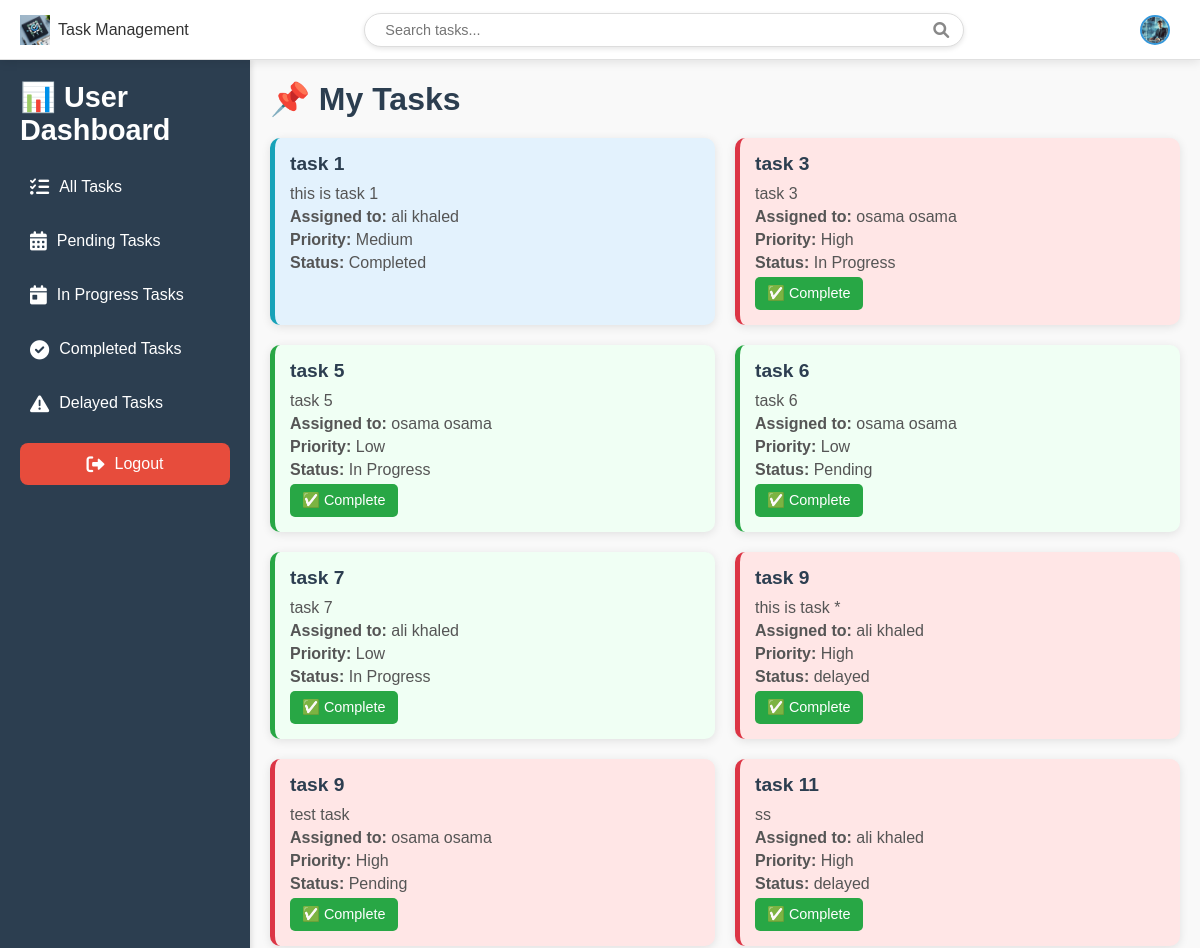
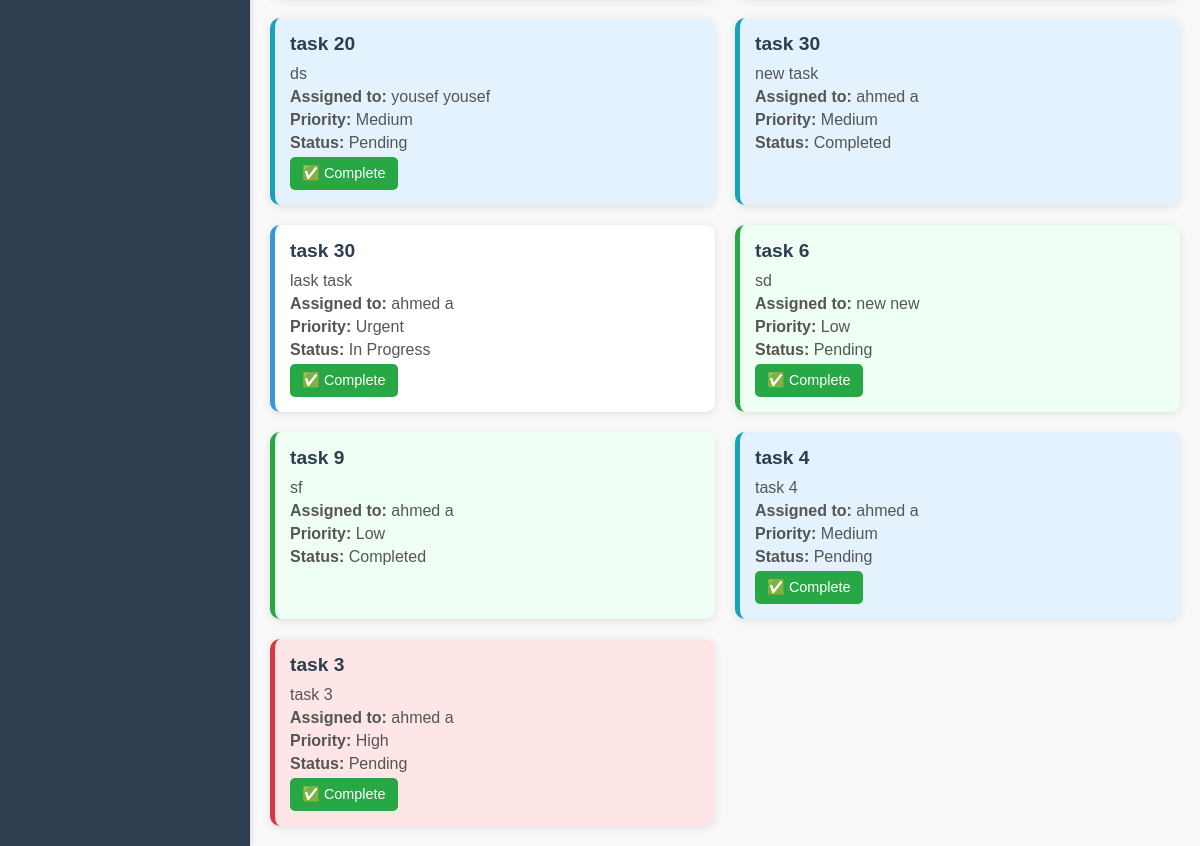
The app's page /tasks/tasks/ with its own data (2 pictures, top to bottom).
### tasks/models.py (models this page shows, shortened)
class Task(models.Model):
    STATUS_CHOICES = [
        ('pending', 'Pending'),
        ('in_progress', 'In Progress'),
        ('completed', 'Completed'),
        ('delayed', 'delayed'),
    ]
    PRIORITY_CHOICES = [
        ('low', 'Low'),
        ('medium', 'Medium'),
        ('high', 'High'),
        ('urgent', 'Urgent'),
    ]
    title = models.CharField(max_length=255)
    description = models.TextField(blank=True, null=True)
    assigned_to = models.ForeignKey(User, on_delete=models.CASCADE, limit_choices_to={'role': 'employee'})
    status = models.CharField(max_length=20, choices=STATUS_CHOICES, default='pending')
    priority = models.CharField(max_length=10, choices=PRIORITY_CHOICES, default='medium')
    created_at = models.DateTimeField(auto_now_add=True)

### users/models.py (models this page shows, shortened)
class User(models.Model):
    ROLE_CHOICES = [
        ('manager', 'Manager'),
        ('employee', 'Employee'),
    ]
    first_name = models.CharField(max_length=150, blank=False)
    last_name = models.CharField(max_length=150, blank=False)
    email = models.EmailField(unique=True, blank=False)
    phone_number = models.CharField(max_length=15, blank=True, null=True)
    birthday = models.DateField(blank=True, null=True)
    role = models.CharField(max_length=10, choices=ROLE_CHOICES, default='employee')
    password = models.CharField(max_length=255, blank=False ,null=True)

### tasks/views.py (the view)
# urls.py: path('tasks/', views.task_list, name='task_list'),  # مسار task_list بدون تصفية
def task_list(request, filter_type=None):
    if filter_type == "completed":
        tasks = Task.objects.filter(status="completed")
    elif filter_type == "delayed":
        tasks = Task.objects.filter(status="delayed")
    elif filter_type == "in_progress":
        tasks = Task.objects.filter(status="in_progress")
    else:
        tasks = Task.objects.all()  # Default: Show all tasks
    if request.session.get('user_role') == 'manager':
        template_name = 'tasks/manager_tasks.html'
    else:
        template_name = 'tasks/employee_tasks.html'
    return render(request, template_name, {"tasks": tasks})

### templates/tasks/employee_tasks.html (shortened to what this page needs)
{% load static %}
<!DOCTYPE html>
<html lang="en">
<head>
    <link rel="stylesheet" href="https://cdnjs.cloudflare.com/ajax/libs/font-awesome/6.0.0/css/all.min.css">
    <link rel="stylesheet" href="{% static 'css/user.css' %}">
</head>
<body>
    <div class="dashboard-container">
        <div class="header">
            <div class="logo-section">
                <img src="{% static 'imgs/images_user/logo.webp' %}" alt="Task Manager Logo" class="logo">
                <a href="{% url 'tasks:employee_tasks' %}" style="text-decoration: none; color: inherit;">
                    Task Management
                </a>
            </div>
            <div class="search-section">
                <input type="text" placeholder="Search tasks..." class="search-input">
                <i class="fas fa-search search-icon"></i>
            </div>
            <div class="user-section">
                <img src="{% static 'imgs/images_user/picture admain.webp' %}" alt="User Image" class="user-image">
            </div>
        </div>
        <div class="content-wrapper">
            <div class="sidebar">
                <h2>📊 User Dashboard</h2>
                <ul>
                    <li><a href="#" onclick="filterTasks('all')"><i class="fas fa-tasks"></i> All Tasks</a></li>
                    <li><a href="#" onclick="filterTasks('pending')"><i class="fas fa-calendar-alt"></i> Pending Tasks</a></li>
                    <li><a href="#" onclick="filterTasks('in_progress')"><i class="fas fa-calendar-day"></i> In Progress Tasks</a></li>
                    <li><a href="#" onclick="filterTasks('completed')"><i class="fas fa-check-circle"></i> Completed Tasks</a></li>
                    <li><a href="#" onclick="filterTasks('delayed')"><i class="fas fa-exclamation-triangle"></i> Delayed Tasks</a></li>
                </ul>
                <a href="{% url 'tasks:log_out' %}" class="logout-btn" style="text-decoration: none;">
                    <i class="fas fa-sign-out-alt"></i> Logout
                </a>
            </div>
            <div class="main-content">
                <h1>📌 My Tasks</h1>
                <div class="task-list tasks-grid">
                    {% if tasks %}
                        {% for task in tasks %}
                        <div class="task-item {{ task.priority }}" data-status="{{ task.status }}">
                            <h3>{{ task.title }}</h3>
                            <p>{{ task.description }}</p>
                            <p><strong>Assigned to:</strong> {{ task.assigned_to.first_name }} {{ task.assigned_to.last_name }}</p>
                            <p><strong>Priority:</strong> {{ task.get_priority_display }}</p>
                            <p><strong>Status:</strong> {{ task.get_status_display }}</p>
                            {% if task.status != 'completed' %}
                            <form action="{% url 'tasks:update_task_status' task.id %}" method="post" onsubmit="completeTask(event, '{{ task.id }}')">
                                <button type="submit" class="complete-btn">✅ Complete</button>
                            </form>
                            {% endif %}
                        </div>
                        {% endfor %}
                    {% else %}
                        📋 No tasks available
                    {% endif %}
                </div>
            </div>
        </div>
    </div>
</body>
</html>

### TaskManager/static/css/user.css (style rules this page uses)
* { padding: 0; margin: 0; box-sizing: border-box; }
body { font-family: Arial, sans-serif; background-color: #f4f4f4; color: #333; }
.dashboard-container { display: flex; flex-direction: column; height: 100vh; overflow: hidden; }
.header { display: flex; justify-content: space-between; align-items: center; background-color: #ffffff; padding: 10px 20px; box-shadow: 0 2px 10px rgba(0, 0, 0, 0.1); border-bottom: 1px solid #e0e0e0; margin-bottom: 0; height: 60px; position: sticky; top: 0; z-index: 1000; }
.logo-section { display: flex; align-items: center; gap: 8px; }
.logo { width: 30px; height: 30px; }
.search-section { display: flex; align-items: center; justify-content: center; flex-grow: 1; max-width: 600px; margin: 0 20px; position: relative; }
.search-input { width: 100%; padding: 8px 40px 8px 20px; border: 1px solid #ddd; border-radius: 25px; font-size: 0.9rem; outline: none; box-shadow: 0 2px 5px rgba(0, 0, 0, 0.1); transition: all 0.3s ease; }
.search-icon { position: absolute; right: 15px; color: #888; cursor: pointer; transition: color 0.3s ease; }
.user-section { display: flex; align-items: center; gap: 10px; }
.user-image { width: 30px; height: 30px; border-radius: 50%; border: 2px solid #3498db; }
.content-wrapper { display: flex; flex: 1; }
.sidebar { width: 250px; background-color: #2c3e50; color: #fff; padding: 20px; box-shadow: 2px 0 5px rgba(0, 0, 0, 0.1); position: sticky; top: 60px; height: calc(100vh - 60px); overflow-y: auto; }
.sidebar h2 { margin-bottom: 20px; font-size: 1.8rem; font-weight: 600; }
.sidebar ul { list-style-type: none; padding: 0; }
.sidebar ul li { margin: 15px 0; }
.sidebar ul li a { color: #fff; text-decoration: none; display: flex; align-items: center; padding: 10px; border-radius: 8px; transition: background-color 0.3s ease, color 0.3s ease; }
.sidebar ul li a i { margin-right: 10px; font-size: 1.2rem; }
.logout-btn { background-color: #e74c3c; color: #fff; border: none; padding: 12px 20px; border-radius: 8px; cursor: pointer; width: 100%; margin-top: 20px; font-size: 16px; display: flex; align-items: center; justify-content: center; gap: 10px; transition: background-color 0.3s ease, transform 0.2s ease; }
.logout-btn i { font-size: 18px; }
.main-content { flex: 1; padding: 20px; background-color: #f9f9f9; overflow-y: auto; height: calc(100vh - 60px); }
.main-content h1 { margin-bottom: 20px; font-size: 2rem; color: #2c3e50; font-weight: 600; }
.complete-btn { background-color: #28a745; color: #fff; border: none; padding: 8px 12px; border-radius: 5px; cursor: pointer; font-size: 0.9rem; display: inline-flex; align-items: center; gap: 5px; transition: background-color 0.3s ease, transform 0.2s ease; }
.task-list { margin-top: 20px; }
.tasks-grid { display: grid; grid-template-columns: repeat(auto-fit, minmax(300px, 1fr)); gap: 20px; }
.task-item { background-color: #ffffff; padding: 15px; border-radius: 10px; border-left: 5px solid #3498db; box-shadow: 0 2px 10px rgba(0, 0, 0, 0.1); transition: transform 0.3s ease, box-shadow 0.3s ease; }
.task-item h3 { margin-bottom: 10px; color: #2c3e50; font-size: 1.2rem; font-weight: 600; }
.task-item p { margin: 5px 0; color: #555; font-size: 1rem; }
.task-item.high { border-left-color: #dc3545; background-color: #ffe6e6; }
.task-item.medium { border-left-color: #17a2b8; background-color: #e3f2fd; }
.task-item.low { border-left-color: #28a745; background-color: #f0fff4; }

### records on screen
Task: title "task 1", description "this is task 1", assigned_to.first_name "ali", assigned_to.last_name "khaled", priority "Medium", status "Completed"
Task: title "task 3", description "task 3", assigned_to.first_name "osama", assigned_to.last_name "osama", priority "High", status "In Progress"
Task: title "task 5", description "task 5", assigned_to.first_name "osama", assigned_to.last_name "osama", priority "Low", status "In Progress"
Task: title "task 6", description "task 6", assigned_to.first_name "osama", assigned_to.last_name "osama", priority "Low", status "Pending"
Task: title "task 7", description "task 7", assigned_to.first_name "ali", assigned_to.last_name "khaled", priority "Low", status "In Progress"
Task: title "task 9", description "this is task *", assigned_to.first_name "ali", assigned_to.last_name "khaled", priority "High", status "delayed"
Task: title "task 9", description "test task", assigned_to.first_name "osama", assigned_to.last_name "osama", priority "High", status "Pending"
Task: title "task 11", description "ss", assigned_to.first_name "ali", assigned_to.last_name "khaled", priority "High", status "delayed"
Task: title "task 20", description "ds", assigned_to.first_name "yousef", assigned_to.last_name "yousef", priority "Medium", status "Pending"
Task: title "task 30", description "new task", assigned_to.first_name "ahmed", assigned_to.last_name "a", priority "Medium", status "Completed"
Task: title "task 30", description "lask task", assigned_to.first_name "ahmed", assigned_to.last_name "a", priority "Urgent", status "In Progress"
Task: title "task 6", description "sd", assigned_to.first_name "new", assigned_to.last_name "new", priority "Low", status "Pending"
Task: title "task 9", description "sf", assigned_to.first_name "ahmed", assigned_to.last_name "a", priority "Low", status "Completed"
Task: title "task 4", description "task 4", assigned_to.first_name "ahmed", assigned_to.last_name "a", priority "Medium", status "Pending"
Task: title "task 3", description "task 3", assigned_to.first_name "ahmed", assigned_to.last_name "a", priority "High", status "Pending"
